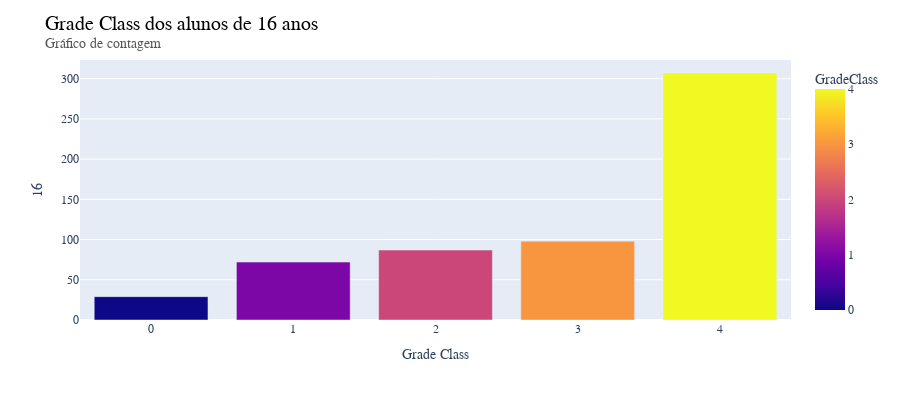

Notebook code cell kept with this figure:
### Code cell
# 16 anos
plotar_gc_idade(16)

### Figure 1 — Plotly figure (JSON) as saved in the notebook; plotly's stock layout.template omitted (floating-point values rounded to 4 significant figures)
{"data": [{"alignmentgroup": "True", "hovertemplate": "GradeClass=%{marker.color}<br>16=%{y}<extra></extra>", "legendgroup": "", "marker": {"color": [0, 1, 2, 3, 4], "coloraxis": "coloraxis", "pattern": {"shape": ""}}, "name": "", "offsetgroup": "", "orientation": "v", "showlegend": false, "textposition": "auto", "type": "bar", "x": [0, 1, 2, 3, 4], "xaxis": "x", "y": [29, 72, 87, 98, 307], "yaxis": "y"}], "layout": {"barmode": "stack", "coloraxis": {"colorbar": {"title": {"text": "GradeClass"}}, "colorscale": [[0, "#0d0887"], [0.1111, "#46039f"], [0.2222, "#7201a8"], [0.3333, "#9c179e"], [0.4444, "#bd3786"], [0.5556, "#d8576b"], [0.6667, "#ed7953"], [0.7778, "#fb9f3a"], [0.8889, "#fdca26"], [1, "#f0f921"]]}, "font": {"family": "sans-serif"}, "height": 400, "legend": {"tracegroupgap": 0}, "margin": {"t": 60}, "title": {"font": {"color": "#000000", "size": 20}, "text": "Grade Class dos alunos de 16 anos<br><sup size=1 style=\"color:#555655\">Gráfico de contagem</sup></br>"}, "xaxis": {"anchor": "y", "domain": [0, 1], "title": {"text": "Grade Class"}}, "yaxis": {"anchor": "x", "domain": [0, 1], "title": {"text": "16"}}}}
